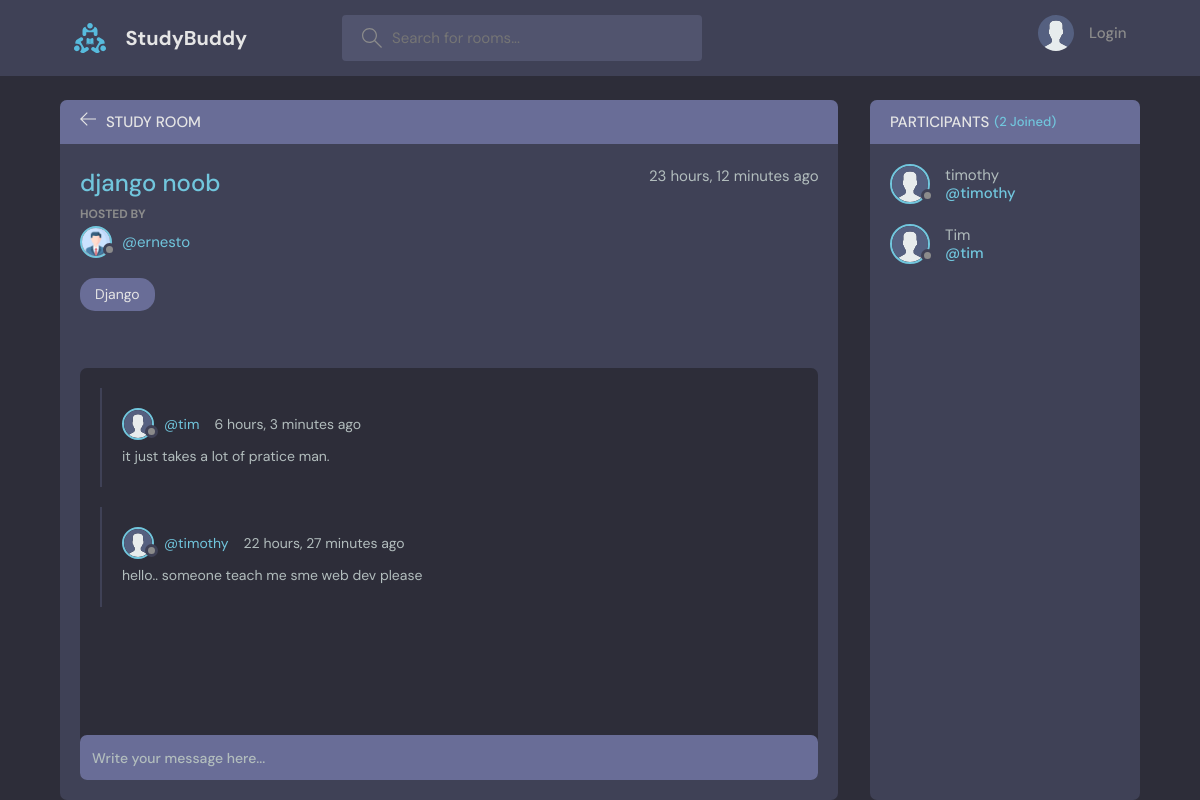
Page /room/2/ on the committed database.
### base/models.py (models this page shows, shortened)
class Room(models.Model):
    host = models.ForeignKey(User, on_delete=models.SET_NULL, null=True)
    topic = models.ForeignKey(Topic, on_delete= models.SET_NULL, null = True)
    name = models.CharField(max_length=50)
    description = models.TextField(null=True, blank=True)
    participants = models.ManyToManyField(User,related_name= "participants", blank=True)
    updated = models.DateTimeField(auto_now=True)
    created = models.DateTimeField(auto_now_add=True)
    class Meta:
        ordering = ['-updated','-created']

class User(AbstractUser):
    name = models.CharField(max_length=50, null=True)
    email = models.EmailField(unique=True)
    password = models.CharField(max_length=50,)
    bio = models.TextField(max_length=100, null=True, blank=True)
    avatar = models.ImageField(null=True, default = "avatar.svg")
    USERNAME_FIELD = 'email'
    REQUIRED_FIELDS= []
    pass

class Topic(models.Model):
    name = models.TextField(max_length=200)
    def __str__(self):
        return self.name[:25]

class Message(models.Model):
    user = models.ForeignKey(User, on_delete=models.CASCADE)
    room = models.ForeignKey(Room, on_delete=models.CASCADE)
    body = models.TextField()
    updated = models.DateTimeField(auto_now=True)
    created = models.DateTimeField(auto_now_add=True)
    class Meta:
        ordering = ['-updated','-created']

### base/views.py (the view, shortened to what this page needs)
# urls.py: path('room/<str:pk>/',views.room, name="room"),
def room(request, pk):
    room = Room.objects.get(id=pk)
    room_messages = room.message_set.all().order_by('-created')
    participants = room.participants.all()
    context = {"room":room,"room_messages":room_messages, "participants":participants}
    return render(request, 'base/room.html', context )

### base/templates/base/room.html (shortened to what this page needs)
{% extends 'base/main.html' %}
{% block content %}
<main class="profile-page layout layout--2">
  <div class="container">
    <div class="room">
      <div class="room__top">
        <div class="room__topLeft">
          <a href="{% url 'base:home' %}">
            <svg version="1.1" xmlns="http://www.w3.org/2000/svg" width="32" height="32" viewBox="0 0 32 32">
              <title>arrow-left</title>
              <path
                d="M13.723 2.286l-13.723 13.714 13.719 13.714 1.616-1.611-10.96-10.96h27.625v-2.286h-27.625l10.965-10.965-1.616-1.607z">
              </path>
            </svg>
          </a>
          <h3>Study Room</h3>
        </div>
      </div>
      <div class="room__box scroll">
        <div class="room__header scroll">
          <div class="room__info">
            <h3>{{room.name}}</h3>
            <span>{{room.created|timesince}} ago</span>
          </div>
          <div class="room__hosted">
            <p>Hosted By</p>
            <a href="{% url 'base:user-profile' room.host.id %}" class="room__author">
              <div class="avatar avatar--small">
                <img src="{{room.host.avatar.url}}" />
              </div>
              <span>@{{room.host.username}}</span>
            </a>
          </div>
          <span class="room__topics">{{room.topic}}</span>
        </div>
        <div class="room__conversation">
          <div class="threads scroll">
            {% for message in room_messages %}
            <div class="thread">
              <div class="thread__top">
                <div class="thread__author">
                  <a href="{% url 'base:user-profile' message.user.id %}" class="thread__authorInfo">
                    <div class="avatar avatar--small">
                      <img src="{{message.user.avatar.url}}" />
                    </div>
                    <span>@{{message.user.username}}</span>
                  </a>
                  <span class="thread__date">{{message.created|timesince}} ago</span>
                </div>
              </div>
              <div class="thread__details">
                {{message.body}}
              </div>
            </div>
            {% endfor %}
          </div>
        </div>
      </div>
      <div class="room__message">
        <form action="" method="POST">
          <input name="body" placeholder="Write your message here..." />
        </form>
      </div>
    </div>
    <div class="participants">
      <h3 class="participants__top">Participants <span>({{participants.count}} Joined)</span></h3>
      <div class="participants__list scroll">
        {% for user in participants %}
        <a href="{%  url 'base:user-profile' user.id %}" class="participant">
          <div class="avatar avatar--medium">
            <img src="{{user.avatar.url}}" />
          </div>
          <p>
            {{user.name}}
            <span>@{{user.username}}</span>
          </p>
        </a>
        {% endfor %}
      </div>
    </div>
  </div>
</main>
{% endblock content %}

### rows in the picture
Room: name "django noob", created "23 hours, 12 minutes", host.avatar (picture), host.username "ernesto", topic "Django"
Message: user.avatar (placeholder picture), user.username "tim", created "6 hours, 3 minutes", body "it just takes a lot of pratice man."
Message: user.avatar (placeholder picture), user.username "timothy", created "22 hours, 27 minutes", body "hello.. someone teach me sme web dev please"
User: avatar (placeholder picture), name "timothy", username "timothy"
User: avatar (placeholder picture), name "Tim", username "tim"

### other values in the picture
{{ participants.count }} "2"
